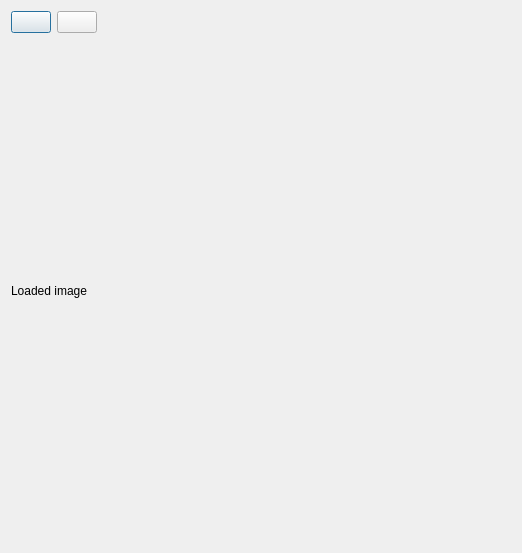
<?xml version="1.0" encoding="UTF-8"?>
<ui version="4.0">
 <class>windowImage</class>
 <widget class="QDialog" name="windowImage">
  <property name="geometry">
   <rect>
    <x>0</x>
    <y>0</y>
    <width>522</width>
    <height>553</height>
   </rect>
  </property>
  <property name="windowTitle">
   <string>Dialog</string>
  </property>
  <layout class="QGridLayout" name="gridLayout">
   <item row="0" column="0">
    <layout class="QGridLayout" name="gridLayout_2">
     <item row="0" column="0">
      <layout class="QHBoxLayout" name="horizontalLayout">
       <item>
        <widget class="QPushButton" name="uiActionPlay">
         <property name="text">
          <string/>
         </property>
        </widget>
       </item>
       <item>
        <widget class="QPushButton" name="uiActionPause">
         <property name="text">
          <string/>
         </property>
        </widget>
       </item>
       <item>
        <spacer name="horizontalSpacer">
         <property name="orientation">
          <enum>Qt::Horizontal</enum>
         </property>
         <property name="sizeHint" stdset="0">
          <size>
           <width>40</width>
           <height>20</height>
          </size>
         </property>
        </spacer>
       </item>
      </layout>
     </item>
     <item row="1" column="0">
      <layout class="QGridLayout" name="gridLayout_4">
       <item row="0" column="0">
        <widget class="QLabel" name="uiImage">
         <property name="minimumSize">
          <size>
           <width>0</width>
           <height>0</height>
          </size>
         </property>
         <property name="text">
          <string>Loaded image</string>
         </property>
        </widget>
       </item>
      </layout>
     </item>
    </layout>
   </item>
  </layout>
 </widget>
 <resources/>
 <connections/>
</ui>
